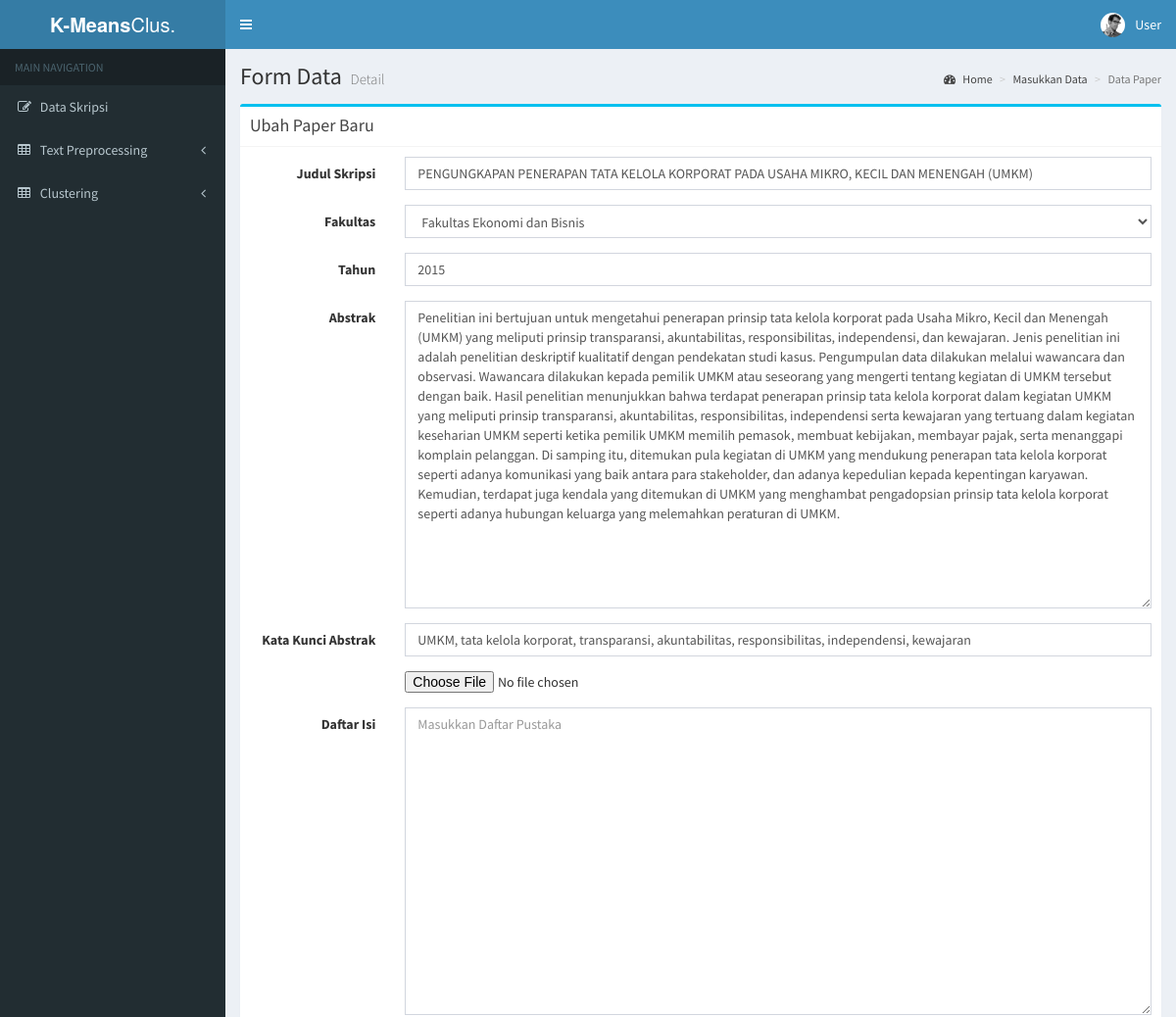
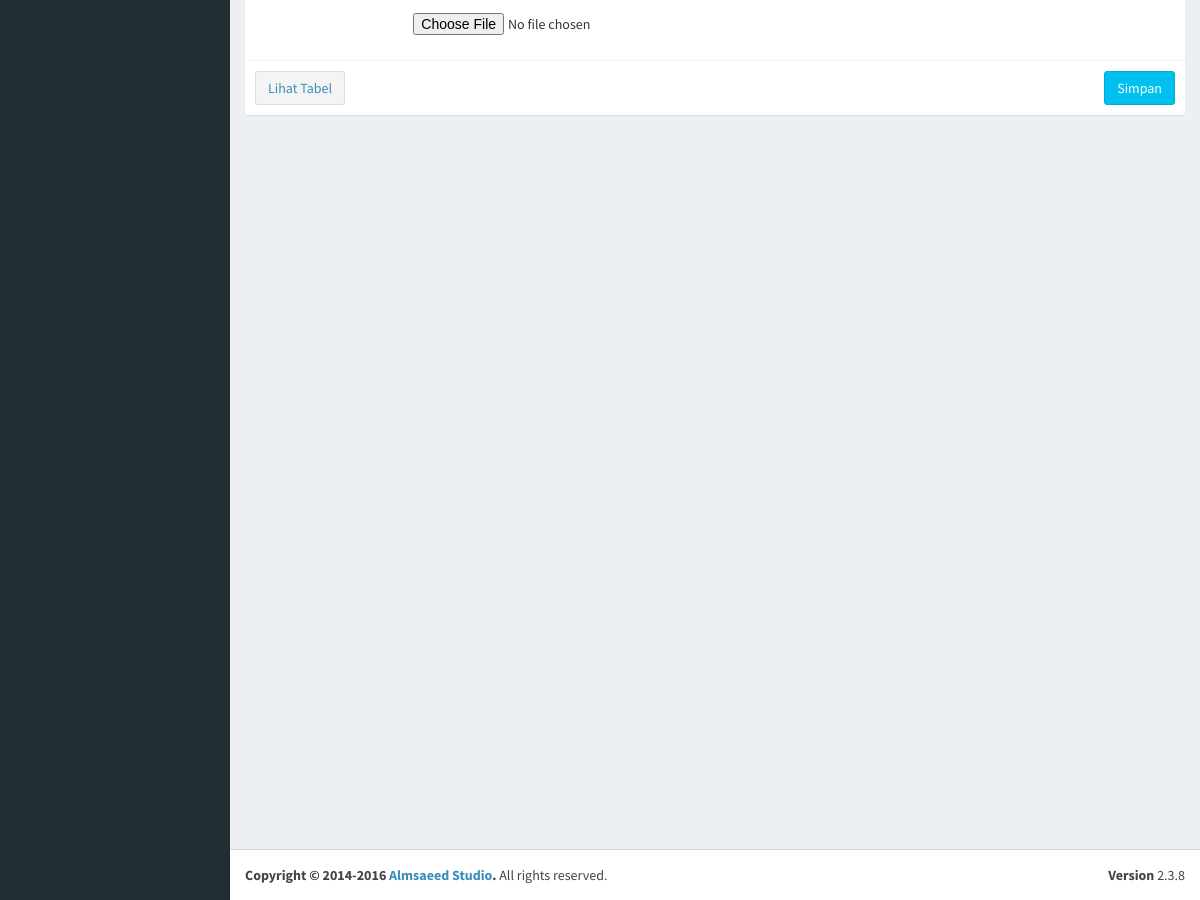
Page /main/edit/11 on the committed database (2 pictures, top to bottom).
### tables this page shows
CREATE TABLE `document` (
  `id` int(11) NOT NULL,
  `judul` varchar(200) NOT NULL,
  `fakultas` varchar(200) NOT NULL,
  `tahun` varchar(4) NOT NULL,
  `abstrak` text NOT NULL,
  `kata_kunci` text NOT NULL,
  `daftar_isi` text NOT NULL,
  `file_type` varchar(255) NOT NULL
);

### application/controllers/Main.php (called while the page is built, shortened)
<?php
class Main extends CI_Controller {
    public function __construct() {
        $this->load->model('Document_model');
        $this->load->model('Stopword_model');
        $this->load->helper('stemming_helper');
        $this->load->helper('clustering_helper');
    }
	public function edit($id) {
		if ('POST' === $this->input->server('REQUEST_METHOD')) {
            $this->Document_model->update($id);
            redirect(base_url('main'));
        } else {
			$this->load->view('header');
			$this->load->view('documents/edit', [
				'document' => $this->Document_model->getById($id)
			]);
			$this->load->view('sidebar');
			$this->load->view('footer');
		}
	}
}

### index.php (called while the page is built, shortened)
<?php
require_once BASEPATH.'core/CodeIgniter.php';

### application/models/Document_model.php (called while the page is built, shortened)
<?php
class Document_model extends CI_Model {
	public function getById($id) {
		$query = $this->db->get_where('document', ['id' => $id]);
        return $query->row();
	}
}

### application/views/documents/edit.php (the view, shortened to what this page needs)
<div class="content-wrapper">
    <section class="content-header">
        <h1>
            Form Data
            <small>Detail</small>
        </h1>
        <ol class="breadcrumb">
            <li><a href="#"><i class="fa fa-dashboard"></i> Home</a></li>
            <li><a href="#">Masukkan Data</a></li>
            <li class="active">Data Paper</li>
        </ol>
    </section>
    <section class="content">
        <div class="row">
            <div class="col-md-12">
                <div class="box box-info">
                    <div class="box-header with-border">
                        <h3 class="box-title">Ubah Paper Baru</h3>
                    </div>
                    <form class="form-horizontal" action="" method="post">
                        <div class="box-body">
                            <div class="form-group">
                                <label for="judul_skripsi" class="col-sm-2   control-label">Judul Skripsi</label>
                                <div class="col-sm-10">
                                    <input type="text" name="judul_skripsi" class="form-control" id="judul_skripsi"
                                           placeholder="Masukkan Judul" value="<?php echo $document->judul ?>">
                                </div>
                            </div>
                            <div class="form-group">
                                <label for="fakultas" class="col-sm-2 control-label">Fakultas</label>
                                <div class="col-sm-10">
                                    <select class="form-control select2" id="fakultas" name="fakultas">
                                        <option value="Fakultas Ekonomi dan Bisnis" <?php echo ('Fakultas Ekonomi dan Bisnis' == $document->fakultas) ? 'selected' : '' ?>>
											Fakultas Ekonomi dan Bisnis
										</option>
                                    </select>
                                </div>
                            </div>
                            <div class="form-group">
                                <label for="tahun" class="col-sm-2   control-label">Tahun</label>
                                <div class="col-sm-10">
                                    <input type="number" name="tahun" class="form-control" id="tahun"
                                           placeholder="Masukkan Tahun Terbit Paper" value="<?php echo $document->tahun ?>">
                                </div>
                            </div>
                            <div class="form-group">
                                <label for="tahun" class="col-sm-2   control-label">Abstrak</label>
                                <div class="col-sm-10">
                                    <textarea class="form-control" name="abstrak" id="abstrak" rows="15"
                                              placeholder="Masukkan Abstrak"><?php echo $document->abstrak ?></textarea>
                                </div>
                            </div>
                            <div class="form-group">
                                <label for="tahun" class="col-sm-2   control-label">Kata Kunci Abstrak</label>
                                <div class="col-sm-10">
                                    <input type="text" name="kata_kunci" class="form-control" id="katakunci"
                                           placeholder="Masukkan Kata Kunci Abstrak" value="<?php echo $document->kata_kunci ?>">
                                </div>
                            </div>
                            <div class="form-group">
                                <label for="InputFile" class="col-sm-2 control-label"></label>
                                <div class="col-sm-10">
                                    <input type="file" id="dokumen" name="dokumen">
                                </div>
                            </div>
                            <div class="form-group">
                                <label for="tahun" class="col-sm-2   control-label">Daftar Isi</label>
                                <div class="col-sm-10">
                                    <textarea class="form-control" name="daftar_isi" rows="15"
                                              placeholder="Masukkan Daftar Pustaka"><?php echo $document->daftar_isi ?></textarea>
                                </div>
                            </div>
                            <div class="form-group">
                                <label for="InputFile" class="col-sm-2 control-label"></label>
                                <div class="col-sm-10">
                                    <input type="file" id="dokumen" name="dokumen">
                                </div>
                            </div>
                        </div>
                        <div class="box-footer clearfix">
                            <button type="" class="btn btn-default pull-left">
								<a href="<?php echo base_url() ?>">Lihat Tabel</a>
                            </button>
                            <button type="submit" class="btn btn-info pull-right">Simpan</button>
                        </div>
                    </form>
                </div>
            </div>
        </div>
    </section>
</div>

### rows in the picture
document: judul_skripsi "PENGUNGKAPAN PENERAPAN TATA KELOLA KORPORAT PADA USAHA MIKRO, KECIL DAN MENENGAH (UMKM)", fakultas "Fakultas Ekonomi dan Bisnis", tahun "2015", abstrak "Penelitian ini bertujuan untuk mengetahui penerapan prinsip tata kelola korporat pada Usaha Mikro, Kecil dan Menengah (UMKM) yang meliputi prinsip transparansi, akuntabilitas, responsibilitas, independensi, dan kewajaran. Jenis penelitian ini adalah penelitian deskriptif kualitatif dengan pendekatan studi kasus. Pengumpulan data dilakukan melalui wawancara dan observasi. Wawancara dilakukan kepada pemilik UMKM atau seseorang yang mengerti tentang kegiatan di UMKM tersebut dengan baik. Hasil penelitian menunjukkan bahwa terdapat penerapan prinsip tata kelola korporat dalam kegiatan UMKM yang meliputi prinsip transparansi, akuntabilitas, responsibilitas, independensi serta kewajaran yang…", kata_kunci "UMKM, tata kelola korporat, transparansi, akuntabilitas, responsibilitas, independensi, kewajaran"
